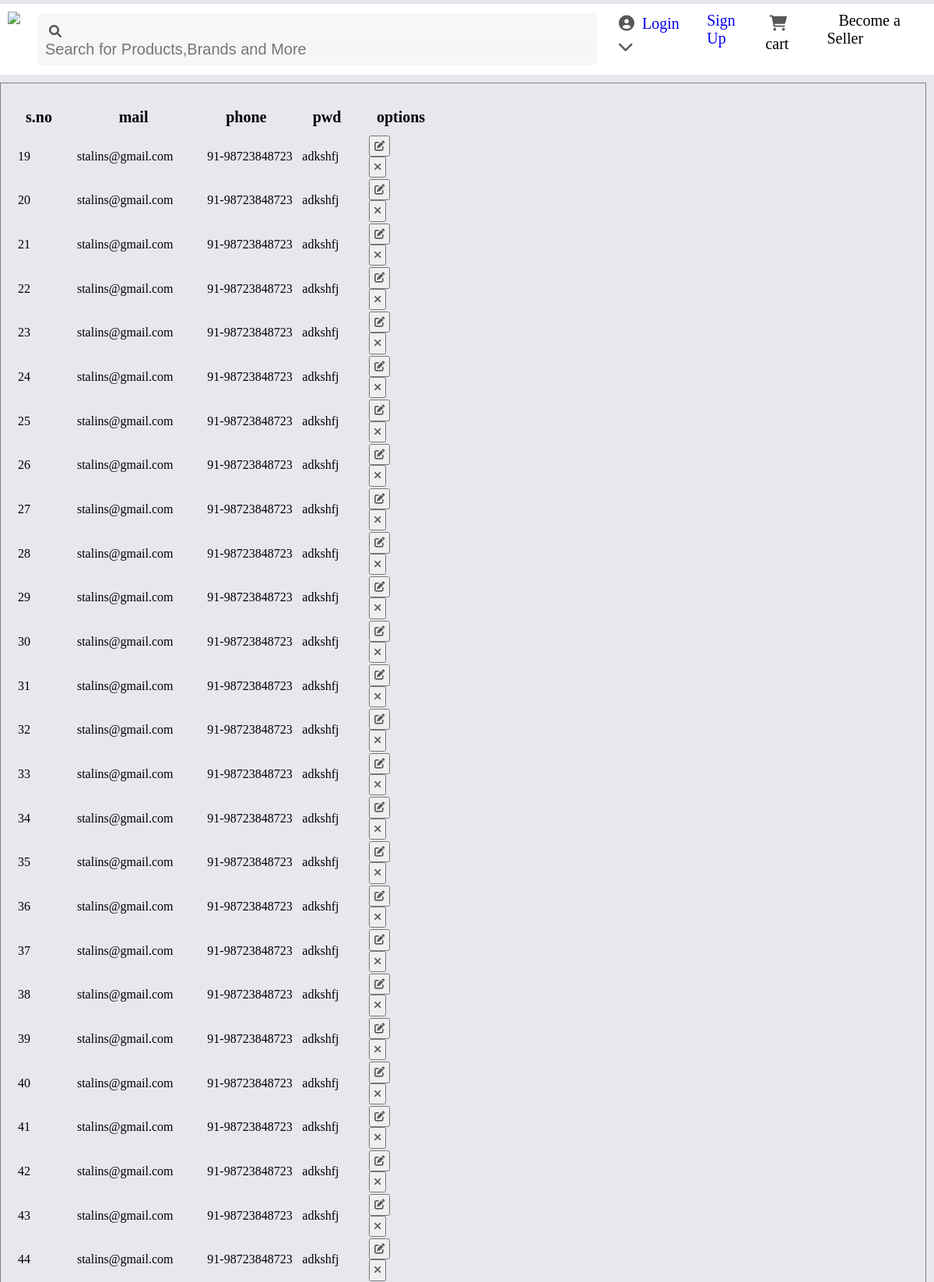
The page /htmlpage21/ (upper part) on the database its author committed.
### project/models.py (models this page shows)
class Myusers(models.Model):
    mail = models.EmailField()
    phone = models.CharField(max_length=100)
    pwd = models.CharField(max_length=100)

### project/views.py (the view)
# urls.py: path('htmlpage21/', views.page21,name='htmlpage21'),
def page21(request):
    data =Myusers.objects.all()
    return render(request, 'a21.html', {'data': data})

### templates/a21.html (shortened to what this page needs)
<!DOCTYPE html>
<html lang="en">
<head>
    <link rel="stylesheet" href="https://cdnjs.cloudflare.com/ajax/libs/font-awesome/6.0.0/css/all.min.css" />
</head>
<body>
    <div class="x">
        <ol>
            <li> <img src="https://static-assets-web.flixcart.com/batman-returns/batman-returns/p/images/fkheaderlogo_exploreplus-44005d.svg"></li>
             <div class="a"><li ><i class="fa fa-search"></i><input type="text"placeholder="Search for Products,Brands and More"></li></div>
            <a href={% url 'htmlpage1' %}><li class="a1"> <i class="fa fa-user-circle" ></i> Login <i class="fa  fa-chevron-down"></i></li></a>
            <a href={% url 'htmlpage2' %}><li class="a1">Sign Up</li></a>
             <li class="a1"><i class="fa fa-shopping-cart" ></i> cart </li>
             <li class="a1"><i class="fa " ></i> Become a Seller</li>
        </ol>
    </div>
    <div class="f1">
    <table>
        <thead>
            <tr>
                <th>s.no</th>
                <th>mail</th>
                <th>phone</th>
                <th>pwd</th>
                <th>options</th>
            </tr>
        </thead>
        <tbody>
            {% for record in data %}
            <tr>
                <td>{{ record.id }}</td>
                <td>{{ record.mail }}</td>
                <td>{{ record.phone }}</td>
                <td>{{ record.pwd}}</td>
                <td><button onclick="Display('{{ record.id }}')"><i class="fa fa-edit"></i></button><br>
                    <form method="POST" action="{% url 'delete_item' record.id %}">
                        <button type="submit" onclick="return confirm('Are you sure you want to delete {{ record.mail }}?')">
                            <i class="fa fa-remove"></i>
                        </button>
                    </form>
            </tr>
            {% endfor %}
        </tbody>
    </table>
</div>
</body>
</html>

### templates/a21.html (style rules this page uses)
* { margin: 0; padding: 0; box-sizing: border-box; }
ol li { list-style-type: none; }
li { padding: 10px; }
ol { display: flex; }
input { border:none; width:700px; height: 20px; font-size:20px; background-color: rgb(245, 247, 246); }
.a { background-color: rgb(246, 248, 247); margin:12px; border-radius: 5px; }
.a1 { font-size: 20px; }
.fa { padding: 5px; }
.x { background-color: white; margin-top: 5px; }
body { background-color: rgb(233, 230, 237); }
.f1 { margin-top: 10px; border:1px solid gray; padding: 20px; margin-right: 10px; }
tr th { font-size: 20px; padding: 10px; padding-right: 30px; }
a { text-decoration: none; }
.fa { color: rgb(88, 88, 87); }

### rows shown on the page
Myusers: id "19", mail "stalins@gmail.com", phone "91-98723848723", pwd "adkshfj"
Myusers: id "20", mail "stalins@gmail.com", phone "91-98723848723", pwd "adkshfj"
Myusers: id "21", mail "stalins@gmail.com", phone "91-98723848723", pwd "adkshfj"
Myusers: id "22", mail "stalins@gmail.com", phone "91-98723848723", pwd "adkshfj"
Myusers: id "23", mail "stalins@gmail.com", phone "91-98723848723", pwd "adkshfj"
Myusers: id "24", mail "stalins@gmail.com", phone "91-98723848723", pwd "adkshfj"
Myusers: id "25", mail "stalins@gmail.com", phone "91-98723848723", pwd "adkshfj"
Myusers: id "26", mail "stalins@gmail.com", phone "91-98723848723", pwd "adkshfj"
Myusers: id "27", mail "stalins@gmail.com", phone "91-98723848723", pwd "adkshfj"
Myusers: id "28", mail "stalins@gmail.com", phone "91-98723848723", pwd "adkshfj"
Myusers: id "29", mail "stalins@gmail.com", phone "91-98723848723", pwd "adkshfj"
Myusers: id "30", mail "stalins@gmail.com", phone "91-98723848723", pwd "adkshfj"
Myusers: id "31", mail "stalins@gmail.com", phone "91-98723848723", pwd "adkshfj"
Myusers: id "32", mail "stalins@gmail.com", phone "91-98723848723", pwd "adkshfj"
Myusers: id "33", mail "stalins@gmail.com", phone "91-98723848723", pwd "adkshfj"
Myusers: id "34", mail "stalins@gmail.com", phone "91-98723848723", pwd "adkshfj"
Myusers: id "35", mail "stalins@gmail.com", phone "91-98723848723", pwd "adkshfj"
Myusers: id "36", mail "stalins@gmail.com", phone "91-98723848723", pwd "adkshfj"
Myusers: id "37", mail "stalins@gmail.com", phone "91-98723848723", pwd "adkshfj"
Myusers: id "38", mail "stalins@gmail.com", phone "91-98723848723", pwd "adkshfj"
Myusers: id "39", mail "stalins@gmail.com", phone "91-98723848723", pwd "adkshfj"
Myusers: id "40", mail "stalins@gmail.com", phone "91-98723848723", pwd "adkshfj"
Myusers: id "41", mail "stalins@gmail.com", phone "91-98723848723", pwd "adkshfj"
Myusers: id "42", mail "stalins@gmail.com", phone "91-98723848723", pwd "adkshfj"
Myusers: id "43", mail "stalins@gmail.com", phone "91-98723848723", pwd "adkshfj"
Myusers: id "44", mail "stalins@gmail.com", phone "91-98723848723", pwd "adkshfj"
